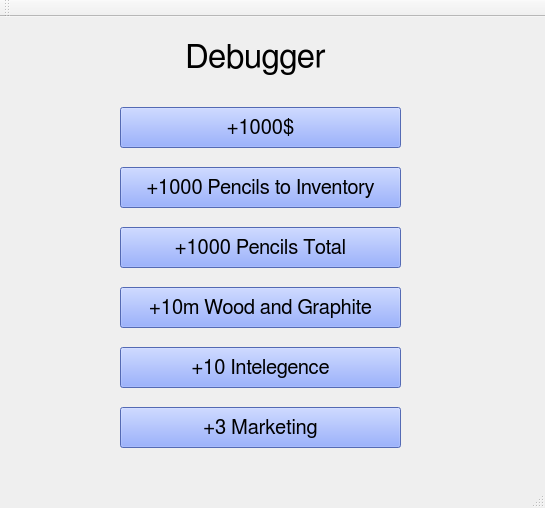
<?xml version="1.0" encoding="UTF-8"?>
<ui version="4.0">
 <class>Debugger</class>
 <widget class="QMainWindow" name="Debugger">
  <property name="geometry">
   <rect>
    <x>0</x>
    <y>0</y>
    <width>545</width>
    <height>508</height>
   </rect>
  </property>
  <property name="windowTitle">
   <string>Debugger</string>
  </property>
  <property name="styleSheet">
   <string notr="true"/>
  </property>
  <widget class="QWidget" name="centralWidget">
   <widget class="QPushButton" name="add_money">
    <property name="geometry">
     <rect>
      <x>120</x>
      <y>90</y>
      <width>281</width>
      <height>41</height>
     </rect>
    </property>
    <property name="font">
     <font>
      <family>FreeSans</family>
      <pointsize>15</pointsize>
      <weight>50</weight>
      <bold>false</bold>
     </font>
    </property>
    <property name="styleSheet">
     <string notr="true">background-color: rgb(118, 149, 252);</string>
    </property>
    <property name="text">
     <string>+1000$</string>
    </property>
   </widget>
   <widget class="QPushButton" name="add_inventory_pencil">
    <property name="geometry">
     <rect>
      <x>120</x>
      <y>150</y>
      <width>281</width>
      <height>41</height>
     </rect>
    </property>
    <property name="font">
     <font>
      <family>FreeSans</family>
      <pointsize>15</pointsize>
      <weight>50</weight>
      <bold>false</bold>
     </font>
    </property>
    <property name="styleSheet">
     <string notr="true">background-color: rgb(118, 149, 252);</string>
    </property>
    <property name="text">
     <string>+1000 Pencils to Inventory</string>
    </property>
   </widget>
   <widget class="QPushButton" name="add_total_pencil">
    <property name="geometry">
     <rect>
      <x>120</x>
      <y>210</y>
      <width>281</width>
      <height>41</height>
     </rect>
    </property>
    <property name="font">
     <font>
      <family>FreeSans</family>
      <pointsize>15</pointsize>
      <weight>50</weight>
      <bold>false</bold>
     </font>
    </property>
    <property name="styleSheet">
     <string notr="true">background-color: rgb(118, 149, 252);</string>
    </property>
    <property name="text">
     <string>+1000 Pencils Total</string>
    </property>
   </widget>
   <widget class="QPushButton" name="add_wood_graphite">
    <property name="geometry">
     <rect>
      <x>120</x>
      <y>270</y>
      <width>281</width>
      <height>41</height>
     </rect>
    </property>
    <property name="font">
     <font>
      <family>FreeSans</family>
      <pointsize>15</pointsize>
      <weight>50</weight>
      <bold>false</bold>
     </font>
    </property>
    <property name="styleSheet">
     <string notr="true">background-color: rgb(118, 149, 252);</string>
    </property>
    <property name="text">
     <string>+10m Wood and Graphite</string>
    </property>
   </widget>
   <widget class="QLabel" name="label">
    <property name="geometry">
     <rect>
      <x>70</x>
      <y>20</y>
      <width>371</width>
      <height>41</height>
     </rect>
    </property>
    <property name="font">
     <font>
      <family>FreeSans</family>
      <pointsize>25</pointsize>
      <weight>50</weight>
      <bold>false</bold>
     </font>
    </property>
    <property name="text">
     <string>Debugger</string>
    </property>
    <property name="alignment">
     <set>Qt::AlignCenter</set>
    </property>
   </widget>
   <widget class="QPushButton" name="add_intelligence">
    <property name="geometry">
     <rect>
      <x>120</x>
      <y>330</y>
      <width>281</width>
      <height>41</height>
     </rect>
    </property>
    <property name="font">
     <font>
      <family>FreeSans</family>
      <pointsize>15</pointsize>
      <weight>50</weight>
      <bold>false</bold>
     </font>
    </property>
    <property name="styleSheet">
     <string notr="true">background-color: rgb(118, 149, 252);</string>
    </property>
    <property name="text">
     <string>+10 Intelegence</string>
    </property>
   </widget>
   <widget class="QPushButton" name="add_marketing">
    <property name="geometry">
     <rect>
      <x>120</x>
      <y>390</y>
      <width>281</width>
      <height>41</height>
     </rect>
    </property>
    <property name="font">
     <font>
      <family>FreeSans</family>
      <pointsize>15</pointsize>
      <weight>50</weight>
      <bold>false</bold>
     </font>
    </property>
    <property name="styleSheet">
     <string notr="true">background-color: rgb(118, 149, 252);</string>
    </property>
    <property name="text">
     <string>+3 Marketing</string>
    </property>
   </widget>
  </widget>
  <widget class="QMenuBar" name="menuBar">
   <property name="geometry">
    <rect>
     <x>0</x>
     <y>0</y>
     <width>545</width>
     <height>22</height>
    </rect>
   </property>
  </widget>
  <widget class="QToolBar" name="mainToolBar">
   <attribute name="toolBarArea">
    <enum>TopToolBarArea</enum>
   </attribute>
   <attribute name="toolBarBreak">
    <bool>false</bool>
   </attribute>
  </widget>
  <widget class="QStatusBar" name="statusBar"/>
 </widget>
 <layoutdefault spacing="6" margin="11"/>
 <resources/>
 <connections/>
</ui>
